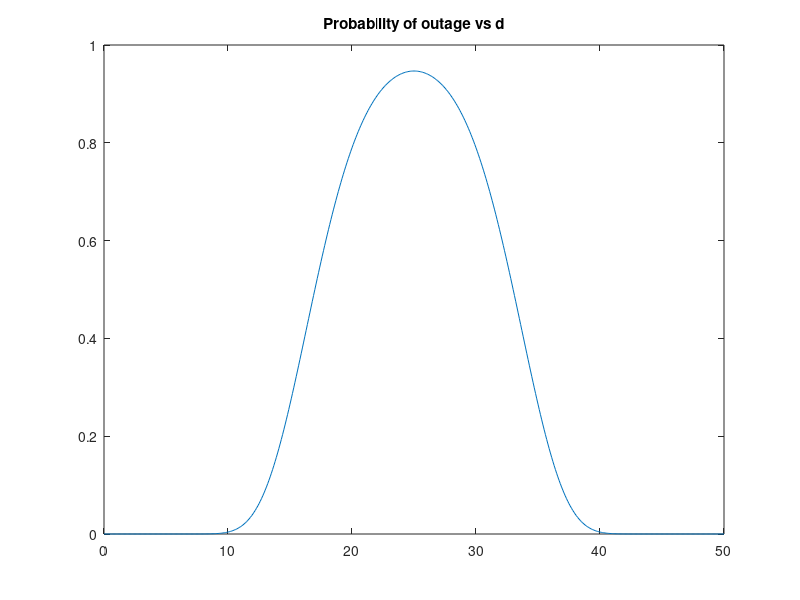
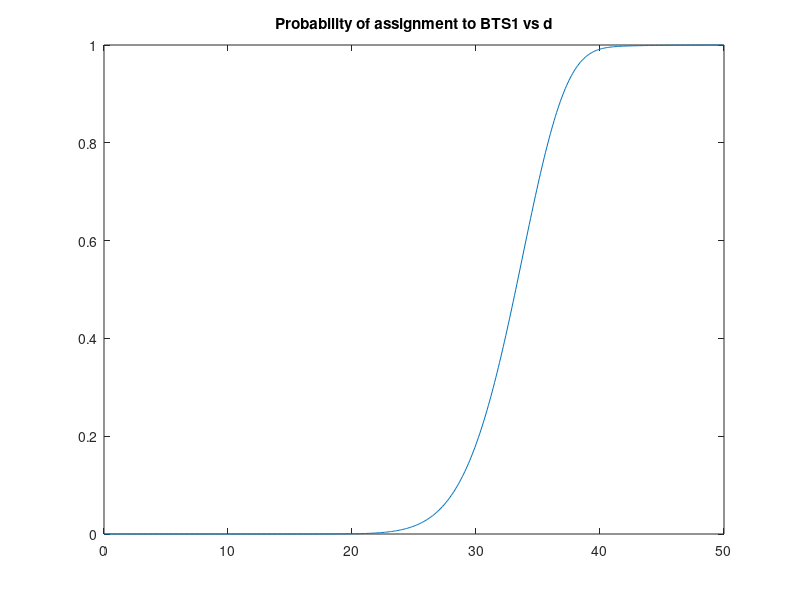
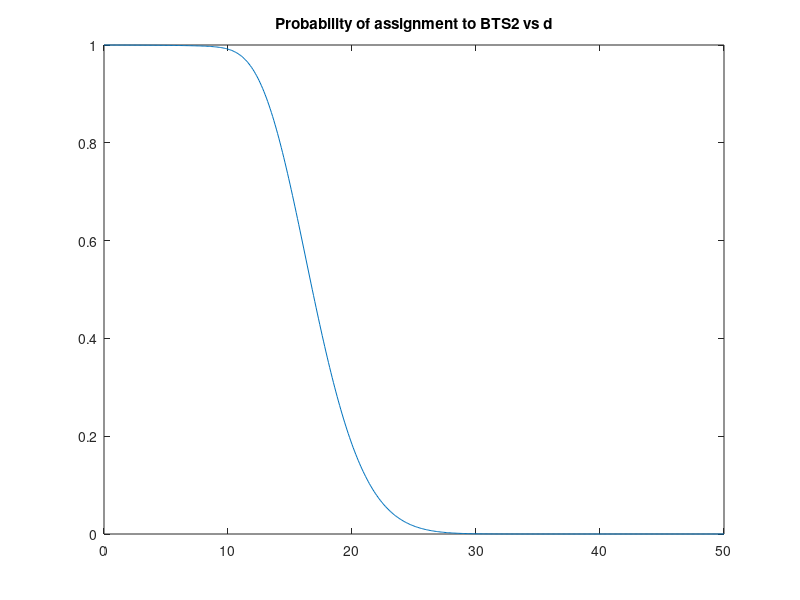
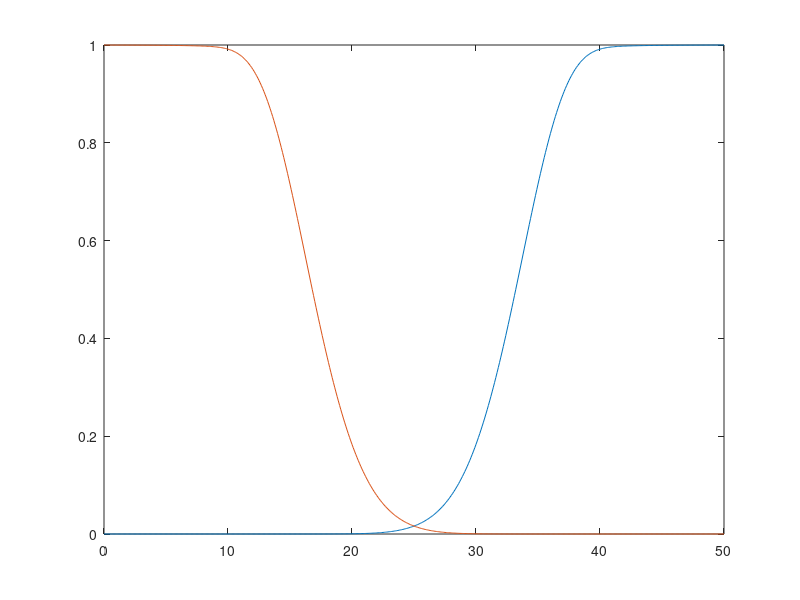

Write the MATLAB code that produced these figures, in order.
D = 50;
d = 0:0.1:50;
Pr = -85;
Ph = -95;
sig = 6;
k1 = 0;
k2 = 30;
u1 = k1 - k2*log(d);
u2 = k1 - k2*log(D-d);
Pout = (qfunc((u1 - Pr)./sig)).*(qfunc((u2-Pr)./sig));
plot(d,Pout)
title('Probability of outage vs d')
Passn1 = (qfunc((u1-Ph)./sig)).*(qfunc((Pr-u2)./sig));
Passn2 = (qfunc((u2-Ph)./sig)).*(qfunc((Pr-u1)./sig));
figure
plot(d,Passn1)
title('Probability of assignment to BTS1 vs d')
figure
plot(d,Passn2)
title('Probability of assignment to BTS2 vs d')
figure
plot(d,Passn1)
hold on
plot(d,Passn2)
hold off
